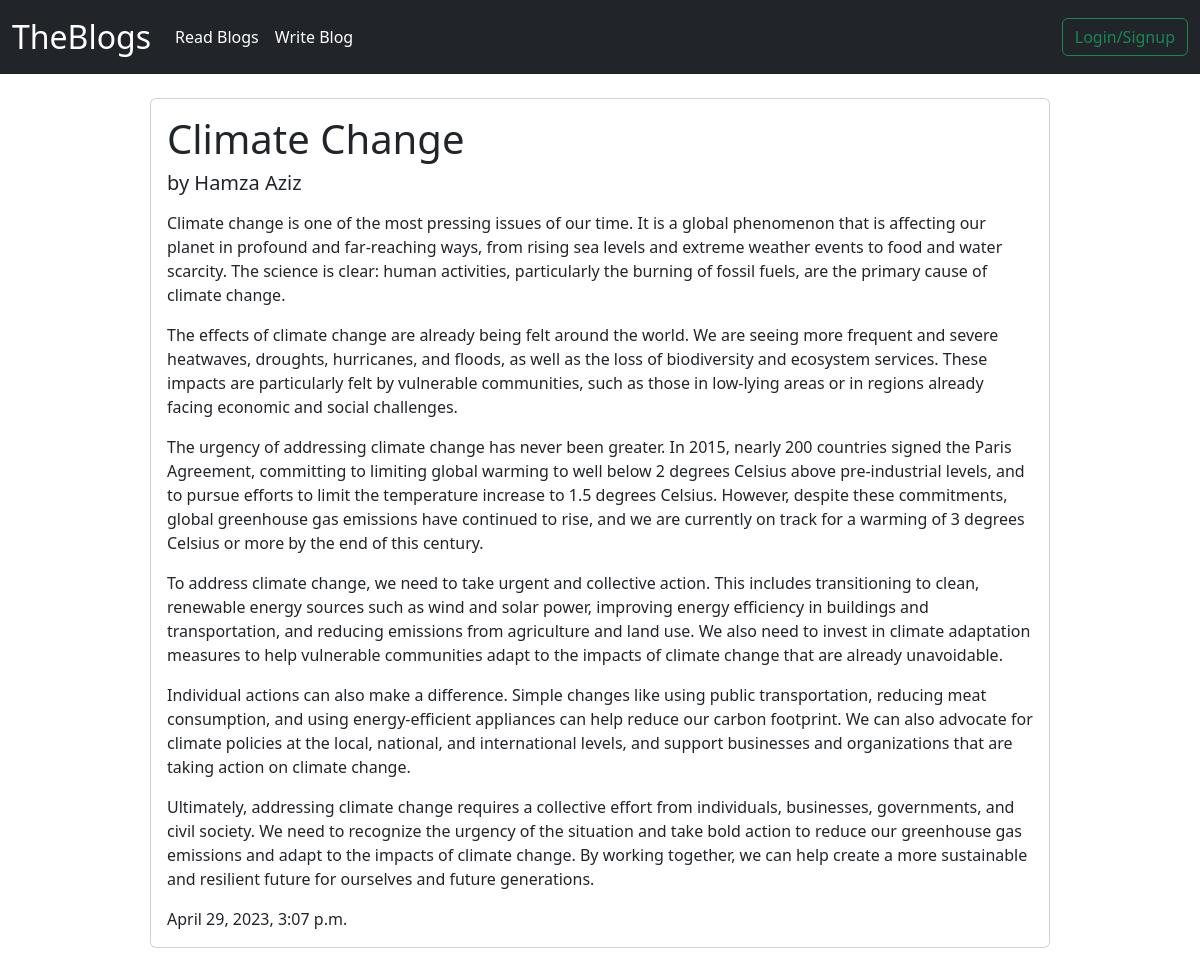
The app's page /blogs/1 with its own data.
### Blogs/models.py (models this page shows)
class BlogModel(models.Model):
    blog_heading = models.CharField(max_length=200)
    blog_author = models.ForeignKey(User, on_delete=models.CASCADE)     # Using User model as foreign key here
    blog_content = models.TextField()
    created_at = models.DateTimeField(auto_now_add=True)    # Whenever blog is created, data and time at that moment will be added automatically

### Blogs/views.py (the view)
# urls.py: path('blogs/<blog_id>', views.complete_blog)
def complete_blog(request, blog_id):
    blog = models.BlogModel.objects.get(id=blog_id)
    data = {
        'blog' : blog
    }
    return render(request, 'completeblog.html', data)

### Template/completeblog.html
{% include 'header.html' %}
<div class="card w-75 mx-auto my-4">
    <div class="card-body">
      <h1 class="card-title">{{blog.blog_heading}}</h1>
      <h5 class="card-title">by {{blog.blog_author.first_name | title}} {{blog.blog_author.last_name | title}}</h5>
      <p class="card-text">{{blog.blog_content | linebreaks}}</p>
      <p class="card-text">{{blog.created_at}}</p>
    </div>
</div>
{% include 'footer.html' %}

### records on screen
BlogModel: blog_heading "Climate Change", blog_author.first_name "Hamza", blog_author.last_name "Aziz", blog_content "Climate change is one of the most pressing issues of our time. It is a global phenomenon that is affecting our planet in profound and far-reaching ways, from rising sea levels and extreme weather events to food and water scarcity. The science is clear: human activities, particularly the burning of fossil fuels, are the primary cause of climate change. The effects of climate change are already being felt around the world. We are seeing more frequent and severe heatwaves, droughts, hurricanes, and floods, as well as the loss of biodiversity and ecosystem services. These impacts are particularly felt by vulnerable communities, such as those in low-lying areas or in regions already facing…", created_at "April 29, 2023, 3:07 p.m."
